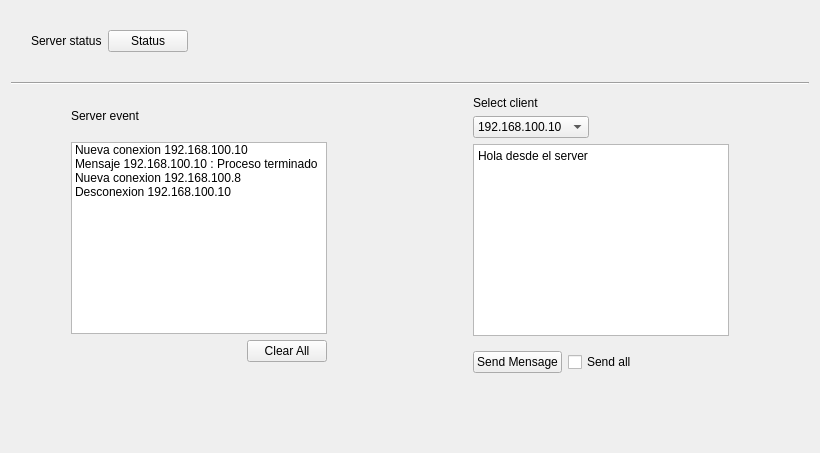
      <widget class="QWidget" name="tab_3">
       <property name="styleSheet">
        <string notr="true">#tab_3{
    border-image: url(:/dark_blue/img/CATbgrnd.jpg);
    border-repeat: no-repeat;
    border-position: center;
    border-attachment: fixed;
    border-size: cover; /* Opcional: ajusta el tamaño de la imagen para cubrir todo el área */
}</string>
       </property>
       <attribute name="title">
        <string>Server</string>
       </attribute>
       <layout class="QVBoxLayout" name="verticalLayout_14">
        <item>
         <layout class="QHBoxLayout" name="horizontalLayout_8">
          <item>
           <spacer name="verticalSpacer_7">
            <property name="orientation">
             <enum>Qt::Vertical</enum>
            </property>
            <property name="sizeType">
             <enum>QSizePolicy::Minimum</enum>
            </property>
            <property name="sizeHint" stdset="0">
             <size>
              <width>20</width>
              <height>60</height>
             </size>
            </property>
           </spacer>
          </item>
          <item>
           <widget class="QLabel" name="label_3">
            <property name="sizePolicy">
             <sizepolicy hsizetype="Preferred" vsizetype="Preferred">
              <horstretch>0</horstretch>
              <verstretch>0</verstretch>
             </sizepolicy>
            </property>
            <property name="text">
             <string>Server status</string>
            </property>
           </widget>
          </item>
          <item>
           <widget class="QPushButton" name="pushButton_2">
            <property name="sizePolicy">
             <sizepolicy hsizetype="Minimum" vsizetype="Fixed">
              <horstretch>0</horstretch>
              <verstretch>0</verstretch>
             </sizepolicy>
            </property>
            <property name="text">
             <string>Status</string>
            </property>
           </widget>
          </item>
          <item>
           <spacer name="horizontalSpacer_7">
            <property name="orientation">
             <enum>Qt::Horizontal</enum>
            </property>
            <property name="sizeHint" stdset="0">
             <size>
              <width>40</width>
              <height>10</height>
             </size>
            </property>
           </spacer>
          </item>
          <item>
           <layout class="QVBoxLayout" name="verticalLayout_11">
            <item>
             <spacer name="horizontalSpacer_15">
              <property name="orientation">
               <enum>Qt::Horizontal</enum>
              </property>
              <property name="sizeType">
               <enum>QSizePolicy::Preferred</enum>
              </property>
              <property name="sizeHint" stdset="0">
               <size>
                <width>100</width>
                <height>20</height>
               </size>
              </property>
             </spacer>
            </item>
            <item>
             <widget class="QLabel" name="logo">
              <property name="sizePolicy">
               <sizepolicy hsizetype="Preferred" vsizetype="Minimum">
                <horstretch>0</horstretch>
                <verstretch>0</verstretch>
               </sizepolicy>
              </property>
              <property name="text">
               <string/>
              </property>
             </widget>
            </item>
           </layout>
          </item>
         </layout>
        </item>
        <item>
         <spacer name="verticalSpacer_13">
          <property name="orientation">
           <enum>Qt::Vertical</enum>
          </property>
          <property name="sizeType">
           <enum>QSizePolicy::Fixed</enum>
          </property>
          <property name="sizeHint" stdset="0">
           <size>
            <width>20</width>
            <height>5</height>
           </size>
          </property>
         </spacer>
        </item>
        <item>
         <widget class="Line" name="line">
          <property name="orientation">
           <enum>Qt::Horizontal</enum>
          </property>
         </widget>
        </item>
        <item>
         <spacer name="verticalSpacer_14">
          <property name="orientation">
           <enum>Qt::Vertical</enum>
          </property>
          <property name="sizeType">
           <enum>QSizePolicy::Fixed</enum>
          </property>
          <property name="sizeHint" stdset="0">
           <size>
            <width>20</width>
            <height>5</height>
           </size>
          </property>
         </spacer>
        </item>
        <item>
         <layout class="QHBoxLayout" name="horizontalLayout_9">
          <item>
           <spacer name="horizontalSpacer_16">
            <property name="orientation">
             <enum>Qt::Horizontal</enum>
            </property>
            <property name="sizeType">
             <enum>QSizePolicy::Fixed</enum>
            </property>
            <property name="sizeHint" stdset="0">
             <size>
              <width>40</width>
              <height>20</height>
             </size>
            </property>
           </spacer>
          </item>
          <item>
           <layout class="QVBoxLayout" name="verticalLayout_4">
            <item>
             <layout class="QHBoxLayout" name="horizontalLayout_10">
              <item>
               <spacer name="verticalSpacer_8">
                <property name="orientation">
                 <enum>Qt::Vertical</enum>
                </property>
                <property name="sizeType">
                 <enum>QSizePolicy::Fixed</enum>
                </property>
                <property name="sizeHint" stdset="0">
                 <size>
                  <width>20</width>
                  <height>40</height>
                 </size>
                </property>
               </spacer>
              </item>
              <item>
               <widget class="QLabel" name="label_4">
                <property name="text">
                 <string>Server event</string>
                </property>
               </widget>
              </item>
              <item>
               <spacer name="horizontalSpacer_8">
                <property name="orientation">
                 <enum>Qt::Horizontal</enum>
                </property>
                <property name="sizeHint" stdset="0">
                 <size>
                  <width>40</width>
                  <height>20</height>
                 </size>
                </property>
               </spacer>
              </item>
             </layout>
            </item>
            <item>
             <layout class="QHBoxLayout" name="horizontalLayout_11">
              <item>
               <spacer name="verticalSpacer_3">
                <property name="orientation">
                 <enum>Qt::Vertical</enum>
                </property>
                <property name="sizeHint" stdset="0">
                 <size>
                  <width>20</width>
                  <height>40</height>
                 </size>
                </property>
               </spacer>
              </item>
              <item>
               <widget class="QListWidget" name="event_list">
                <item>
                 <property name="text">
                  <string>Nueva conexion 192.168.100.10</string>
                 </property>
                </item>
                <item>
                 <property name="text">
                  <string>Mensaje 192.168.100.10 : Proceso terminado</string>
                 </property>
                </item>
                <item>
                 <property name="text">
                  <string>Nueva conexion 192.168.100.8</string>
                 </property>
                </item>
                <item>
                 <property name="text">
                  <string>Desconexion 192.168.100.10</string>
                 </property>
                </item>
               </widget>
              </item>
              <item>
               <spacer name="horizontalSpacer_17">
                <property name="orientation">
                 <enum>Qt::Horizontal</enum>
                </property>
                <property name="sizeType">
                 <enum>QSizePolicy::Minimum</enum>
                </property>
                <property name="sizeHint" stdset="0">
                 <size>
                  <width>40</width>
                  <height>20</height>
                 </size>
                </property>
               </spacer>
              </item>
             </layout>
            </item>
            <item>
             <layout class="QHBoxLayout" name="horizontalLayout_16">
              <item>
               <spacer name="horizontalSpacer_26">
                <property name="orientation">
                 <enum>Qt::Horizontal</enum>
                </property>
                <property name="sizeHint" stdset="0">
                 <size>
                  <width>40</width>
                  <height>20</height>
                 </size>
                </property>
               </spacer>
              </item>
              <item>
               <widget class="QPushButton" name="pushButton">
                <property name="text">
                 <string>Clear All</string>
                </property>
               </widget>
              </item>
              <item>
               <spacer name="horizontalSpacer_27">
                <property name="orientation">
                 <enum>Qt::Horizontal</enum>
                </property>
                <property name="sizeType">
                 <enum>QSizePolicy::Minimum</enum>
                </property>
                <property name="sizeHint" stdset="0">
                 <size>
                  <width>40</width>
                  <height>20</height>
                 </size>
                </property>
               </spacer>
              </item>
             </layout>
            </item>
            <item>
             <spacer name="verticalSpacer_9">
              <property name="orientation">
               <enum>Qt::Vertical</enum>
              </property>
              <property name="sizeHint" stdset="0">
               <size>
                <width>20</width>
                <height>40</height>
               </size>
              </property>
             </spacer>
            </item>
            <item>
             <spacer name="horizontalSpacer_18">
              <property name="orientation">
               <enum>Qt::Horizontal</enum>
              </property>
              <property name="sizeHint" stdset="0">
               <size>
                <width>40</width>
                <height>20</height>
               </size>
              </property>
             </spacer>
            </item>
           </layout>
          </item>
          <item>
           <spacer name="horizontalSpacer_19">
            <property name="orientation">
             <enum>Qt::Horizontal</enum>
            </property>
            <property name="sizeType">
             <enum>QSizePolicy::Preferred</enum>
            </property>
            <property name="sizeHint" stdset="0">
             <size>
              <width>40</width>
              <height>20</height>
             </size>
            </property>
           </spacer>
          </item>
          <item>
           <spacer name="horizontalSpacer_20">
            <property name="orientation">
             <enum>Qt::Horizontal</enum>
            </property>
            <property name="sizeType">
             <enum>QSizePolicy::Preferred</enum>
            </property>
            <property name="sizeHint" stdset="0">
             <size>
              <width>40</width>
              <height>20</height>
             </size>
            </property>
           </spacer>
          </item>
          <item>
           <layout class="QVBoxLayout" name="verticalLayout_12">
            <item>
             <layout class="QHBoxLayout" name="horizontalLayout_12">
              <item>
               <spacer name="verticalSpacer_4">
                <property name="orientation">
                 <enum>Qt::Vertical</enum>
                </property>
                <property name="sizeType">
                 <enum>QSizePolicy::Fixed</enum>
                </property>
                <property name="sizeHint" stdset="0">
                 <size>
                  <width>20</width>
                  <height>40</height>
                 </size>
                </property>
               </spacer>
              </item>
              <item>
               <layout class="QVBoxLayout" name="verticalLayout_13">
                <item>
                 <widget class="QLabel" name="label_8">
                  <property name="text">
                   <string>Select client</string>
                  </property>
                 </widget>
                </item>
                <item>
                 <widget class="QComboBox" name="client_cb">
                  <item>
                   <property name="text">
                    <string>192.168.100.10</string>
                   </property>
                  </item>
                  <item>
                   <property name="text">
                    <string>192.168.100.8</string>
                   </property>
                  </item>
                 </widget>
                </item>
               </layout>
              </item>
              <item>
               <spacer name="horizontalSpacer_21">
                <property name="orientation">
                 <enum>Qt::Horizontal</enum>
                </property>
                <property name="sizeHint" stdset="0">
                 <size>
                  <width>40</width>
                  <height>20</height>
                 </size>
                </property>
               </spacer>
              </item>
             </layout>
            </item>
            <item>
             <layout class="QHBoxLayout" name="horizontalLayout_13">
              <item>
               <spacer name="verticalSpacer_10">
                <property name="orientation">
                 <enum>Qt::Vertical</enum>
                </property>
                <property name="sizeHint" stdset="0">
                 <size>
                  <width>20</width>
                  <height>40</height>
                 </size>
                </property>
               </spacer>
              </item>
              <item>
               <widget class="QTextEdit" name="msg_edit">
                <property name="html">
                 <string>&lt;!DOCTYPE HTML PUBLIC &quot;-//W3C//DTD HTML 4.0//EN&quot; &quot;http://www.w3.org/TR/REC-html40/strict.dtd&quot;&gt;
&lt;html&gt;&lt;head&gt;&lt;meta name=&quot;qrichtext&quot; content=&quot;1&quot; /&gt;&lt;meta charset=&quot;utf-8&quot; /&gt;&lt;style type=&quot;text/css&quot;&gt;
p, li { white-space: pre-wrap; }
hr { height: 1px; border-width: 0; }
li.unchecked::marker { content: &quot;\2610&quot;; }
li.checked::marker { content: &quot;\2612&quot;; }
&lt;/style&gt;&lt;/head&gt;&lt;body style=&quot; font-family:'Segoe UI'; font-size:9pt; font-weight:400; font-style:normal;&quot;&gt;
&lt;p style=&quot; margin-top:0px; margin-bottom:0px; margin-left:0px; margin-right:0px; -qt-block-indent:0; text-indent:0px;&quot;&gt;Hola desde el server&lt;/p&gt;
&lt;p style=&quot;-qt-paragraph-type:empty; margin-top:0px; margin-bottom:0px; margin-left:0px; margin-right:0px; -qt-block-indent:0; text-indent:0px;&quot;&gt;&lt;br /&gt;&lt;/p&gt;&lt;/body&gt;&lt;/html&gt;</string>
                </property>
               </widget>
              </item>
              <item>
               <spacer name="horizontalSpacer_22">
                <property name="orientation">
                 <enum>Qt::Horizontal</enum>
                </property>
                <property name="sizeType">
                 <enum>QSizePolicy::Minimum</enum>
                </property>
                <property name="sizeHint" stdset="0">
                 <size>
                  <width>40</width>
                  <height>20</height>
                 </size>
                </property>
               </spacer>
              </item>
             </layout>
            </item>
            <item>
             <layout class="QHBoxLayout" name="horizontalLayout_14">
              <item>
               <layout class="QHBoxLayout" name="horizontalLayout_15">
                <item>
                 <spacer name="verticalSpacer_11">
                  <property name="orientation">
                   <enum>Qt::Vertical</enum>
                  </property>
                  <property name="sizeHint" stdset="0">
                   <size>
                    <width>20</width>
                    <height>40</height>
                   </size>
                  </property>
                 </spacer>
                </item>
                <item>
                 <widget class="QPushButton" name="sendMsg_bt">
                  <property name="text">
                   <string>Send Mensage</string>
                  </property>
                 </widget>
                </item>
                <item>
                 <widget class="QCheckBox" name="sendAll_cb">
                  <property name="sizePolicy">
                   <sizepolicy hsizetype="Fixed" vsizetype="Fixed">
                    <horstretch>0</horstretch>
                    <verstretch>0</verstretch>
                   </sizepolicy>
                  </property>
                  <property name="text">
                   <string>Send all</string>
                  </property>
                  <property name="iconSize">
                   <size>
                    <width>0</width>
                    <height>0</height>
                   </size>
                  </property>
                 </widget>
                </item>
               </layout>
              </item>
              <item>
               <spacer name="horizontalSpacer_23">
                <property name="orientation">
                 <enum>Qt::Horizontal</enum>
                </property>
                <property name="sizeHint" stdset="0">
                 <size>
                  <width>40</width>
                  <height>20</height>
                 </size>
                </property>
               </spacer>
              </item>
             </layout>
            </item>
            <item>
             <spacer name="verticalSpacer_12">
              <property name="orientation">
               <enum>Qt::Vertical</enum>
              </property>
              <property name="sizeHint" stdset="0">
               <size>
                <width>20</width>
                <height>40</height>
               </size>
              </property>
             </spacer>
            </item>
            <item>
             <spacer name="horizontalSpacer_24">
              <property name="orientation">
               <enum>Qt::Horizontal</enum>
              </property>
              <property name="sizeHint" stdset="0">
               <size>
                <width>40</width>
                <height>20</height>
               </size>
              </property>
             </spacer>
            </item>
           </layout>
          </item>
          <item>
           <spacer name="horizontalSpacer_25">
            <property name="orientation">
             <enum>Qt::Horizontal</enum>
            </property>
            <property name="sizeType">
             <enum>QSizePolicy::Fixed</enum>
            </property>
            <property name="sizeHint" stdset="0">
             <size>
              <width>40</width>
              <height>20</height>
             </size>
            </property>
           </spacer>
          </item>
         </layout>
        </item>
       </layout>
      </widget>
